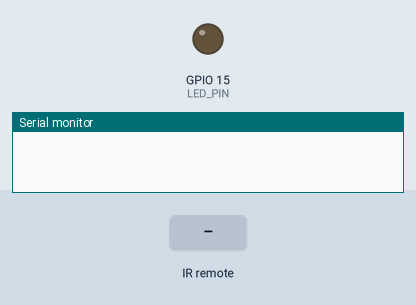
Recording of a sketch running on a simulated ESP8266 (NodeMCU). On the bench: output pins drawn as LEDs (lit = HIGH), the last lines printed to the serial monitor. The inputs (shaded band) are chosen by the test bench.

Above: at 1.2 s.
1.3 s: infrared code 0xFFA25D received
At 2.0 s:
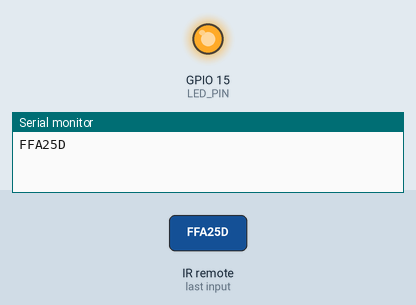
3.0 s: infrared code 0xFF629D received
At 4.3 s:
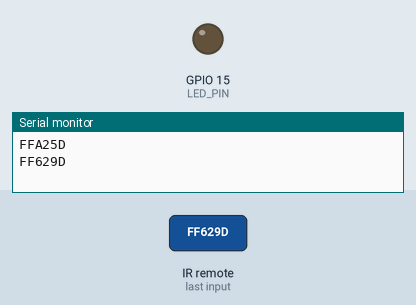
Timing chart, 0 to 6.0 s (numbered marks = the images above; inputs shaded):
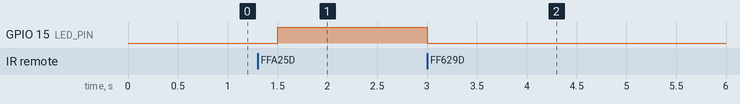

The sketch:

Ejercicio_24.ino
```cpp
#include <IRremoteESP8266.h>
#include <IRrecv.h>
#include <IRutils.h>

const int IR_PIN = 13;
const int LED_PIN = 15;

IRrecv ir_recv(IR_PIN);
decode_results results;

void setup()
{
  Serial.begin(9600);

  // Inicialización.
  ir_recv.enableIRIn();
  pinMode(LED_PIN, OUTPUT);
}

void loop()
{
  if (ir_recv.decode(&results))
  {

    if(results.value == 0xFFA25D) // Si coincide con el botón 1.
      digitalWrite(LED_PIN, HIGH);
    else if (results.value == 0xFF629D)  // Si coincide con el botón 2.
      digitalWrite(LED_PIN, LOW);

    serialPrintUint64(results.value, HEX);
    Serial.println();

    ir_recv.resume();
  }

  delay(300);
}
```

Measured:
- after the input at 1.3 s, GPIO 15 (LED_PIN): LOW → HIGH after 0.20 s
- after the input at 3.0 s, GPIO 15 (LED_PIN): HIGH → LOW at once
